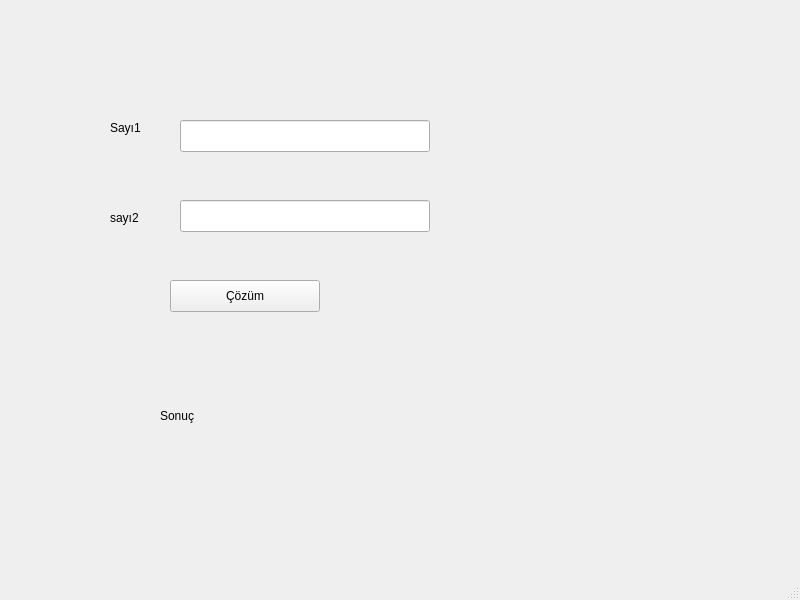
<?xml version="1.0" encoding="UTF-8"?>
<ui version="4.0">
 <class>UI</class>
 <widget class="QMainWindow" name="UI">
  <property name="geometry">
   <rect>
    <x>0</x>
    <y>0</y>
    <width>800</width>
    <height>600</height>
   </rect>
  </property>
  <property name="windowTitle">
   <string>MainWindow</string>
  </property>
  <widget class="QWidget" name="centralwidget">
   <widget class="QLabel" name="sayi1">
    <property name="geometry">
     <rect>
      <x>110</x>
      <y>120</y>
      <width>55</width>
      <height>16</height>
     </rect>
    </property>
    <property name="text">
     <string>Sayı1 </string>
    </property>
   </widget>
   <widget class="QLabel" name="sayi2">
    <property name="geometry">
     <rect>
      <x>110</x>
      <y>210</y>
      <width>55</width>
      <height>16</height>
     </rect>
    </property>
    <property name="text">
     <string>sayı2 </string>
    </property>
   </widget>
   <widget class="QLineEdit" name="Say1">
    <property name="geometry">
     <rect>
      <x>180</x>
      <y>120</y>
      <width>250</width>
      <height>32</height>
     </rect>
    </property>
   </widget>
   <widget class="QLineEdit" name="say2">
    <property name="geometry">
     <rect>
      <x>180</x>
      <y>200</y>
      <width>250</width>
      <height>32</height>
     </rect>
    </property>
   </widget>
   <widget class="QPushButton" name="Button">
    <property name="geometry">
     <rect>
      <x>170</x>
      <y>280</y>
      <width>150</width>
      <height>32</height>
     </rect>
    </property>
    <property name="text">
     <string>Çözüm</string>
    </property>
   </widget>
   <widget class="QLabel" name="Sonuc">
    <property name="geometry">
     <rect>
      <x>160</x>
      <y>380</y>
      <width>261</width>
      <height>71</height>
     </rect>
    </property>
    <property name="text">
     <string>Sonuç</string>
    </property>
   </widget>
  </widget>
  <widget class="QMenuBar" name="menubar">
   <property name="geometry">
    <rect>
     <x>0</x>
     <y>0</y>
     <width>800</width>
     <height>26</height>
    </rect>
   </property>
  </widget>
  <widget class="QStatusBar" name="statusbar"/>
 </widget>
 <resources/>
 <connections/>
</ui>
